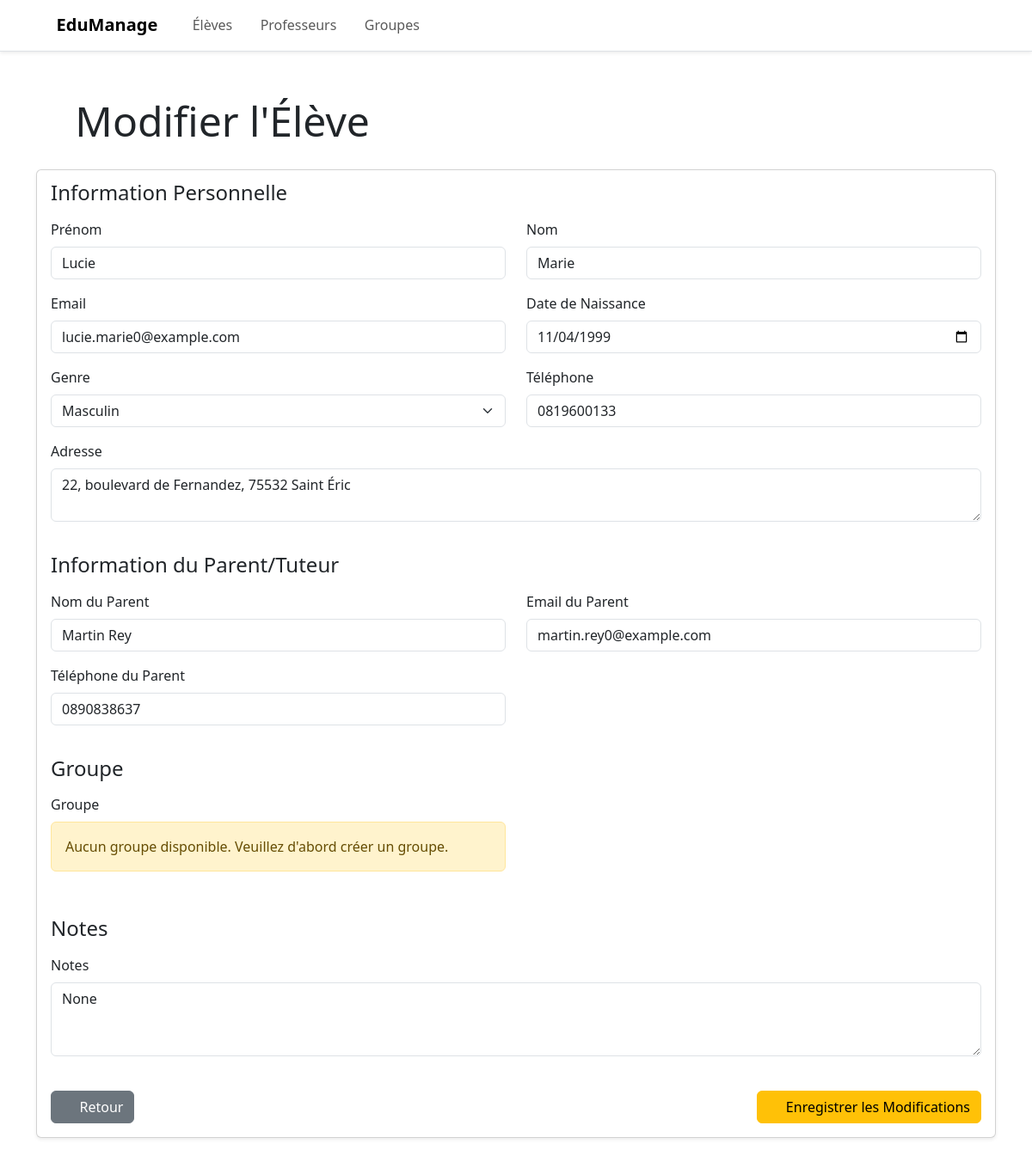
The app's page /edit_student/1 (signed in) with its own data.
### app/models.py (models this page shows, shortened)
class Student(db.Model):
    id = db.Column(db.Integer, primary_key=True)
    first_name = db.Column(db.String(40), nullable=False)
    last_name = db.Column(db.String(40), nullable=False)
    email = db.Column(db.String(120), unique=True, nullable=False)
    date_of_birth = db.Column(db.Date, nullable=False)
    gender = db.Column(db.String(1), nullable=False)  # 'M' or 'F'
    address = db.Column(db.String(200), nullable=True)
    phone = db.Column(db.String(20), nullable=True)
    parent_name = db.Column(db.String(100), nullable=True)
    parent_email = db.Column(db.String(120), nullable=True)
    parent_phone = db.Column(db.String(20), nullable=True)
    is_active = db.Column(db.Boolean, nullable=False, default=True)
    group_id = db.Column(db.Integer, db.ForeignKey("group.id", ondelete="SET NULL"), nullable=True)
    notes = db.Column(db.Text, nullable=True)

### app/api/student_routes.py (the view, shortened to what this page needs)
    @app.route("/edit_student/<int:id>", methods=["GET", "POST"])
    @login_required
    def edit_student(id):
        student = Student.query.get_or_404(id)
        groups = Group.query.all()
        return render_template("edit_student.html", student=student, groups=groups)

### app/auth/auth.py (called while the page is built)
def login_required(f):
    @wraps(f)
    def decorated_function(*args, **kwargs):
        if 'logged_in' not in session:
            return redirect(url_for('login'))
        return f(*args, **kwargs)
    return decorated_function

### templates/edit_student.html (shortened to what this page needs)
{% extends "base.html" %}
{% block content %}
<div class="row align-items-center mb-4">
    <div class="col">
        <h1 class="display-5 mb-0">
            <i class="bi bi-mortarboard me-2"></i>Modifier l'Élève
        </h1>
    </div>
</div>
<div class="row">
    <div class="col-12">
        <div class="card shadow-sm">
            <div class="card-body">
                <form method="POST">
                    <div class="row mb-4">
                        <h4 class="card-subtitle mb-3">Information Personnelle</h4>
                        <div class="col-md-6 mb-3">
                            <label for="first_name" class="form-label">Prénom</label>
                            <input type="text" class="form-control" id="first_name" name="first_name"
                                value="{{ student.first_name }}" required>
                        </div>
                        <div class="col-md-6 mb-3">
                            <label for="last_name" class="form-label">Nom</label>
                            <input type="text" class="form-control" id="last_name" name="last_name"
                                value="{{ student.last_name }}" required>
                        </div>
                        <div class="col-md-6 mb-3">
                            <label for="email" class="form-label">Email</label>
                            <input type="email" class="form-control" id="email" name="email" value="{{ student.email }}"
                                required>
                        </div>
                        <div class="col-md-6 mb-3">
                            <label for="date_of_birth" class="form-label">Date de Naissance</label>
                            <input type="date" class="form-control" id="date_of_birth" name="date_of_birth"
                                value="{{ student.date_of_birth.strftime('%Y-%m-%d') }}" required>
                        </div>
                        <div class="col-md-6 mb-3">
                            <label for="gender" class="form-label">Genre</label>
                            <select class="form-select" id="gender" name="gender" required>
                                <option value="M" {% if student.gender=='M' %}selected{% endif %}>Masculin</option>
                            </select>
                        </div>
                        <div class="col-md-6 mb-3">
                            <label for="phone" class="form-label">Téléphone</label>
                            <input type="tel" class="form-control" id="phone" name="phone" value="{{ student.phone }}">
                        </div>
                        <div class="col-12 mb-3">
                            <label for="address" class="form-label">Adresse</label>
                            <textarea class="form-control" id="address" name="address"
                                rows="2">{{ student.address }}</textarea>
                        </div>
                    </div>
                    <div class="row mb-4">
                        <h4 class="card-subtitle mb-3">Information du Parent/Tuteur</h4>
                        <div class="col-md-6 mb-3">
                            <label for="parent_name" class="form-label">Nom du Parent</label>
                            <input type="text" class="form-control" id="parent_name" name="parent_name"
                                value="{{ student.parent_name }}">
                        </div>
                        <div class="col-md-6 mb-3">
                            <label for="parent_email" class="form-label">Email du Parent</label>
                            <input type="email" class="form-control" id="parent_email" name="parent_email"
                                value="{{ student.parent_email }}">
                        </div>
                        <div class="col-md-6 mb-3">
                            <label for="parent_phone" class="form-label">Téléphone du Parent</label>
                            <input type="tel" class="form-control" id="parent_phone" name="parent_phone"
                                value="{{ student.parent_phone }}">
                        </div>
                    </div>
                    <div class="row mb-4">
                        <h4 class="card-subtitle mb-3">Groupe</h4>
                        <div class="col-md-6 mb-3">
                            <label for="group_id" class="form-label">Groupe</label>
                            {% if groups %}
                            <select class="form-select" id="group_id" name="group_id">
                                <option value="">Aucun groupe</option>
                                {% for group in groups %}
                                <option value="{{ group.id }}" {% if student.group_id==group.id %}selected{% endif %}>
                                    {{ group.name }}
                                </option>
                                {% endfor %}
                            </select>
                            {% else %}
                            <div class="alert alert-warning">
                                Aucun groupe disponible. Veuillez d'abord créer un groupe.
                            </div>
                            {% endif %}
                        </div>
                    </div>
                    <div class="row mb-4">
                        <h4 class="card-subtitle mb-3">Notes</h4>
                        <div class="col-12 mb-3">
                            <label for="notes" class="form-label">Notes</label>
                            <textarea class="form-control" id="notes" name="notes"
                                rows="3">{{ student.notes }}</textarea>
                        </div>
                    </div>
                    <div class="d-flex justify-content-between">
                        <a href="{{ url_for('students') }}" class="btn btn-secondary">
                            <i class="bi bi-arrow-left me-2"></i>Retour
                        </a>
                        <button type="submit" class="btn btn-warning">
                            <i class="bi bi-save me-2"></i>Enregistrer les Modifications
                        </button>
                    </div>
                </form>
            </div>
        </div>
    </div>
</div>
{% endblock %}

### templates/base.html (style rules this page uses)
body { padding-top: 4rem; transition: background-color 0.3s ease; }

### records on screen
Student: first_name "Lucie", last_name "Marie", email "lucie.marie0@example.com", date_of_birth "11/04/1999", gender "Masculin", phone "0819600133", address "22, boulevard de Fernandez, 75532 Saint Éric", parent_name "Martin Rey", parent_email "martin.rey0@example.com", parent_phone "0890838637", notes "None"
